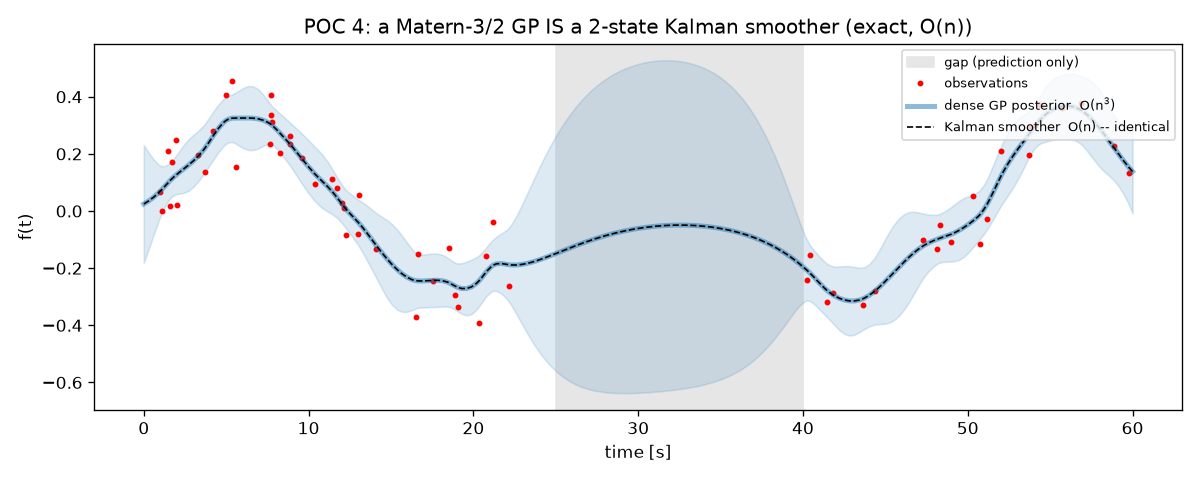

Source code (Python):
# /// script
# requires-python = ">=3.10"
# dependencies = ["numpy", "scipy", "matplotlib"]
# ///
"""POC 4 — The GP <-> Kalman duality: exact GP regression in O(n).

references/05 and 08 make the cheap-edge-compute claim: a temporal GP with a
Matern kernel is MATHEMATICALLY IDENTICAL to a small Kalman filter + smoother.
Not an approximation -- the same posterior, at O(n) cost instead of O(n^3),
with a constant memory footprint.  That is what makes the GP deployable on a
vehicle without a GPU.

This POC proves the identity numerically for the Matern-3/2 kernel:

    k(tau) = sigma^2 (1 + lam*tau) exp(-lam*tau),   lam = sqrt(3)/lengthscale

which is exactly the covariance of the 2-state stochastic differential
equation (state = [f, f']):

    dx = F x dt + L dw,   F = [[0, 1], [-lam^2, -2*lam]]

We run (a) textbook O(n^3) GP regression with dense matrices and (b) a 2-state
Kalman filter + RTS smoother, on the same data, and show the posteriors match
to machine precision -- then time both to show the O(n) vs O(n^3) scaling.

Run:  uv run poc_04_state_space_duality.py
"""
import time

import numpy as np
import matplotlib

matplotlib.use("Agg")
import matplotlib.pyplot as plt
from scipy.linalg import expm

rng = np.random.default_rng(11)

# Shared hyperparameters (fixed, not learned -- this POC is about the duality,
# not about fitting; POC 1 already showed hyperparameter learning).
SIGMA2 = 0.3**2        # signal variance sigma^2
ELL = 5.0              # lengthscale [s]
LAM = np.sqrt(3.0) / ELL
NOISE2 = 0.08**2       # measurement noise variance


def matern32(tau):
    """The Matern-3/2 kernel as a plain formula (the 'function-space' view)."""
    a = LAM * np.abs(tau)
    return SIGMA2 * (1.0 + a) * np.exp(-a)


def gp_exact(t_obs, y, t_query):
    """Textbook O(n^3) GP regression: build K, factorise, condition."""
    K = matern32(t_obs[:, None] - t_obs[None, :]) + NOISE2 * np.eye(len(t_obs))
    Ks = matern32(t_query[:, None] - t_obs[None, :])       # cross-covariance
    alpha = np.linalg.solve(K, y)
    mean = Ks @ alpha
    var = matern32(0.0) - np.sum(Ks * np.linalg.solve(K, Ks.T).T, axis=1)
    return mean, np.sqrt(np.maximum(var, 0.0))


def gp_state_space(t_all, y_all, observed):
    """The SAME posterior via Kalman filter + RTS smoother: O(n), 2x2 algebra.

    t_all must be sorted; observed[k] says whether y_all[k] exists (False =
    a pure prediction point, e.g. inside a dropout).
    """
    F = np.array([[0.0, 1.0], [-LAM**2, -2.0 * LAM]])
    Pinf = np.diag([SIGMA2, LAM**2 * SIGMA2])   # stationary state covariance
    H = np.array([[1.0, 0.0]])                  # we observe f, not f'

    n = len(t_all)
    x, P = np.zeros(2), Pinf.copy()             # start from the GP prior
    xf, Pf, xp, Pp, As = [], [], [], [], []     # store for the smoother
    for k in range(n):
        if k > 0:
            # Discretise the SDE over this (possibly irregular) time step.
            A = expm(F * (t_all[k] - t_all[k - 1]))
            Q = Pinf - A @ Pinf @ A.T           # exact, thanks to stationarity
            x, P = A @ x, A @ P @ A.T + Q
        else:
            A = np.eye(2)
        xp.append(x.copy()); Pp.append(P.copy()); As.append(A)
        if observed[k]:                          # standard Kalman update
            S = (H @ P @ H.T)[0, 0] + NOISE2
            K = (P @ H.T / S).ravel()
            x = x + K * (y_all[k] - x[0])
            P = P - np.outer(K, H @ P)
        xf.append(x.copy()); Pf.append(P.copy())

    # RTS smoother: run backwards so every estimate uses ALL data, exactly
    # like the GP posterior (a forward-only filter would only use the past).
    xs, Ps = xf[-1].copy(), Pf[-1].copy()
    mean, var = np.empty(n), np.empty(n)
    mean[-1], var[-1] = xs[0], Ps[0, 0]
    for k in range(n - 2, -1, -1):
        G = Pf[k] @ As[k + 1].T @ np.linalg.inv(Pp[k + 1])
        xs = xf[k] + G @ (xs - xp[k + 1])
        Ps = Pf[k] + G @ (Ps - Pp[k + 1]) @ G.T
        mean[k], var[k] = xs[0], Ps[0, 0]
    return mean, np.sqrt(np.maximum(var, 0.0))


# --- 1. Data: noisy samples of a smooth velocity, with a gap (as in POC 2).
t_obs = np.sort(rng.uniform(0.0, 60.0, 80))
t_obs = t_obs[~((t_obs > 25.0) & (t_obs < 40.0))]
y_obs = 0.3 * np.sin(2 * np.pi * t_obs / 25.0) + rng.normal(0.0, 0.08, t_obs.shape)

# Query grid = observation times + prediction-only times, merged and sorted
# (the state-space form handles both in one sweep: no update at silent steps).
t_query = np.linspace(0.0, 60.0, 200)
t_all = np.concatenate([t_obs, t_query])
y_all = np.concatenate([y_obs, np.zeros_like(t_query)])
observed = np.concatenate([np.ones_like(t_obs, bool), np.zeros_like(t_query, bool)])
order = np.argsort(t_all, kind="stable")
t_all, y_all, observed = t_all[order], y_all[order], observed[order]

# --- 2. Run both. Same prior, same data => the duality says: same posterior.
m_gp, s_gp = gp_exact(t_obs, y_obs, t_all)
m_ss, s_ss = gp_state_space(t_all, y_all, observed)
print(f"max |mean difference| : {np.max(np.abs(m_gp - m_ss)):.2e}")
print(f"max |std  difference| : {np.max(np.abs(s_gp - s_ss)):.2e}   (machine precision => identical)")

# --- 3. Cost: the reason this matters for the vehicle.  Dense GP work grows
#     with n^3; the Kalman form stays a fixed 2x2 recursion per sample.
print("\n   n   dense GP   state-space")
for n in (250, 500, 1000, 2000):
    tt = np.sort(rng.uniform(0, 600, n))
    yy = rng.normal(0, 1, n)
    obs = np.ones(n, bool)
    t0 = time.perf_counter(); gp_exact(tt, yy, tt);            t1 = time.perf_counter()
    gp_state_space(tt, yy, obs);                               t2 = time.perf_counter()
    print(f"{n:5d}   {t1-t0:7.3f}s   {t2-t1:9.3f}s")

# --- 4. Plot the two posteriors on top of each other.
fig, ax = plt.subplots(figsize=(10, 4))
ax.axvspan(25, 40, color="0.9", label="gap (prediction only)")
ax.plot(t_obs, y_obs, "r.", ms=5, label="observations")
ax.plot(t_all, m_gp, "C0", lw=3, alpha=0.5, label="dense GP posterior  O(n$^3$)")
ax.plot(t_all, m_ss, "k--", lw=1, label="Kalman smoother  O(n) -- identical")
ax.fill_between(t_all, m_ss - 2 * s_ss, m_ss + 2 * s_ss, color="C0", alpha=0.15)
ax.set(xlabel="time [s]", ylabel="f(t)",
       title="POC 4: a Matern-3/2 GP IS a 2-state Kalman smoother (exact, O(n))")
ax.legend(loc="upper right", fontsize=8)
fig.tight_layout()
fig.savefig("poc_04_state_space_duality.png", dpi=120)
print("saved poc_04_state_space_duality.png")
